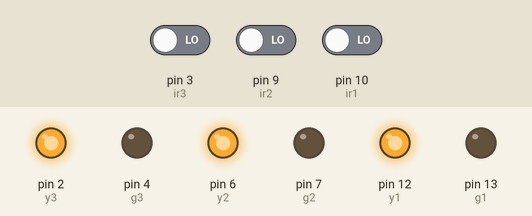
Simulated run of this sketch. Board: Arduino Uno, built with avr-gcc and run on an emulated ATmega328P. Parts: output pins drawn as LEDs (lit = HIGH). The inputs (shaded band) are chosen by the test bench; at power-on: pin 3 (ir3) LOW, pin 9 (ir2) LOW, pin 10 (ir1) LOW. Pins used as bus, display or sensor lines are not drawn.

Above: at 1.2 s.
1.3 s: pin 3 (ir3) driven HIGH
At 2.1 s:
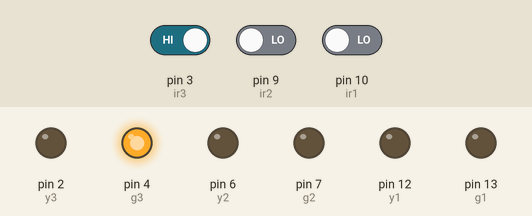
Timing chart, 0 to 4.3 s (numbered marks = the images above; inputs shaded):
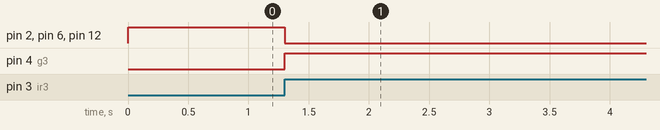

The sketch:

traffic_system.ino
```cpp
// IR sensors Ports
int ir1=10;
int ir2=9;
int ir3=3;

// Signal-1 LED Ports
int g1=13;
int y1=12;
int r1=11;

// Signal-2 LED Ports
int g2=7;
int y2=6;
int r2=5;

// Signal-3 LED Ports
int g3=4;
int y3=2;
int r3=8;

int ir_value1,ir_value2, ir_value3;

void setup(){
  // IR sensors setup
  pinMode(ir1, INPUT);
  pinMode(ir2, INPUT);
  pinMode(ir3, INPUT);

  // LEDs setup
  pinMode(g1,OUTPUT);
  pinMode(y1,OUTPUT);
  pinMode(r1,OUTPUT);
  pinMode(g2,OUTPUT);
  pinMode(y2,OUTPUT);
  pinMode(r2,OUTPUT);
  pinMode(g3,OUTPUT);
  pinMode(y3,OUTPUT);
  pinMode(r3,OUTPUT);

  //Initial state
  digitalWrite(y1,1);
  digitalWrite(y2,1);
  digitalWrite(y3,1);

}

void loop(){

  // Checking whether Vehicles present on side-1
  ir_value1=digitalRead(ir1);

  if(ir_value1==1){

    // Giving red to remaining sides
    digitalWrite(y2,0);
    digitalWrite(y3,0);
    digitalWrite(r2,1);
    digitalWrite(r3,1);

    // Giving green to side-1
    digitalWrite(y1,0);
    digitalWrite(g1,1);

    // Wait for 30 seconds
    delay(30000);

    //Making all yellow again
    digitalWrite(g1,0);
    digitalWrite(r2,0);
    digitalWrite(r3,0);

    digitalWrite(y1,1);
    digitalWrite(y2,1);
    digitalWrite(y3,1);

  }

  // Checking whether Vehicles present on side-2
  ir_value2=digitalRead(ir2);

  if(ir_value2==1){

    // Giving red to remaining sides
    digitalWrite(y1,0);
    digitalWrite(y3,0);
    digitalWrite(r1,1);
    digitalWrite(r3,1);

    // Giving green to side-2
    digitalWrite(y2,0);
    digitalWrite(g2,1);

    // Wait for 30 seconds
    delay(30000);

    //Making all yellow again
    digitalWrite(g2,0);
    digitalWrite(r1,0);
    digitalWrite(r3,0);

    digitalWrite(y1,1);
    digitalWrite(y2,1);
    digitalWrite(y3,1);

   }

  // Checking whether Vehicles present on side-3
  ir_value3=digitalRead(ir3);

  if(ir_value3==1){

    // Giving red to remaining sides
    digitalWrite(y1,0);
    digitalWrite(y2,0);
    digitalWrite(r1,1);
    digitalWrite(r2,1);

    // Giving green to side-3
    digitalWrite(y3,0);
    digitalWrite(g3,1);

    // Wait for 30 seconds
    delay(30000);

    //Making all yellow again
    digitalWrite(g3,0);
    digitalWrite(r1,0);
    digitalWrite(r2,0);

    digitalWrite(y1,1);
    digitalWrite(y2,1);
    digitalWrite(y3,1);

  }

}
```

Measured:
- after the input at 1.3 s, pin 2 (y3), pin 6 (y2), pin 12 (y1): HIGH → LOW at once; pin 4 (g3): LOW → HIGH at once
